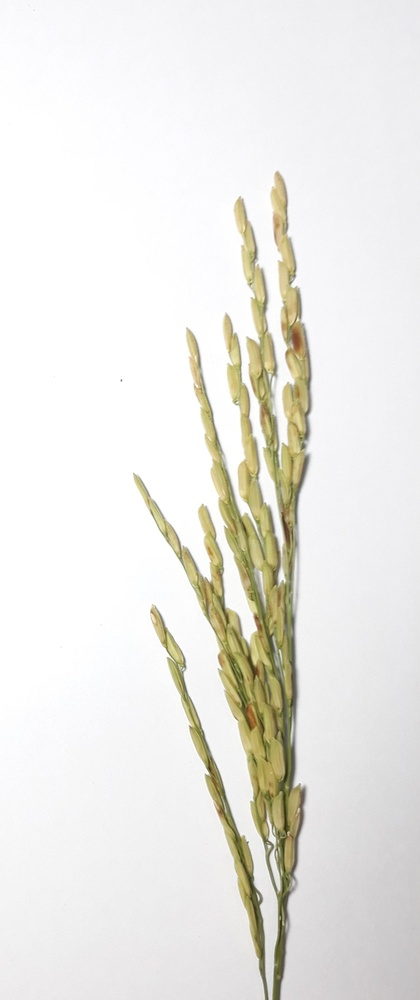
#> input picture TEST_DATA/lua.jpg, 420 x 1000 px, shrunk from 1712 x 4079 before the run
$ python -i remove_white.py   (imports and definitions only)
#> lines starting #> are read from the running program, lines starting #| are printed output that depends on the picture; after the words box and inside, x2 and y2 are one past the last pixel; in counts of white or black regions, pixels touching at a corner belong together
#> further down, picture is the input picture: shape (1000, 420, 3); mean B, G, R 228.7, 233.7, 234.9


import cv2 as cv
import os
import numpy as np

def nothing(x):
    pass

# [9 lines not run here, left out]

def remove_white(img):

    minH = cv.getTrackbarPos("min-H", "remmove_white")
    minS = cv.getTrackbarPos("min-S", "remmove_white")
    minV = cv.getTrackbarPos("min-V", "remmove_white")
    maxH = cv.getTrackbarPos("max-H", "remmove_white")
    maxS = cv.getTrackbarPos("max-S", "remmove_white")
    maxV = cv.getTrackbarPos("max-V", "remmove_white")

    min = np.array([minH, minS, minV])
    max = np.array([maxH, maxS, maxV])

    hsv = cv.cvtColor(img, cv.COLOR_BGR2HSV)
#> hsv: shape (1000, 420, 3); mean H, S, V 59.9, 11.4, 235.6
    cv.imshow("hsv", hsv)

    mask = cv.inRange(hsv, min, max)
#> mask: shape (1000, 420); every value is 0

    kernel = np.ones((3,3), np.uint8)
    ret, thresh = cv.threshold(mask, 127, 255, cv.THRESH_BINARY_INV)
#> thresh: shape (1000, 420); every value is 255

    dilate = cv.dilate(thresh,(10,10), 3)
    opening = cv.morphologyEx(dilate, cv.MORPH_OPEN, kernel, iterations=2)

    bitwise = cv.bitwise_or(img, img, mask=opening)
    cv.imshow("bit9" , bitwise)

    gray = cv.cvtColor(bitwise, cv.COLOR_BGR2GRAY)
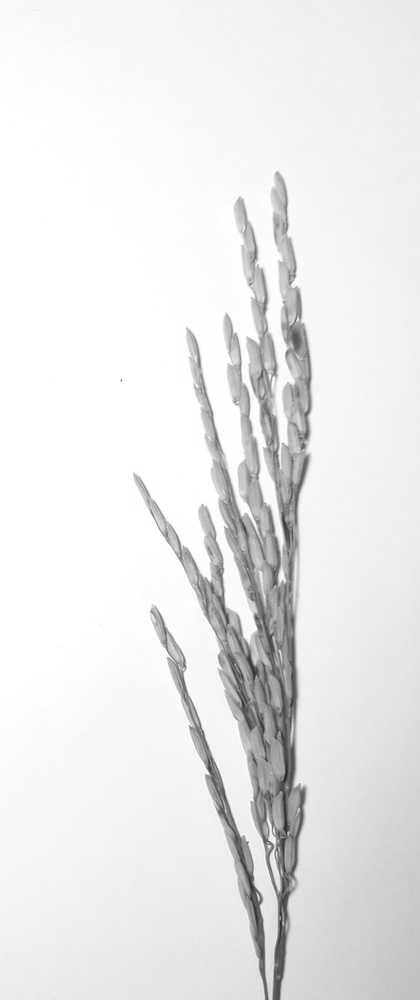
#> gray: shape (1000, 420); min 39, max 255, mean 233.4
    canny = cv.Canny(gray, 120,175,3)
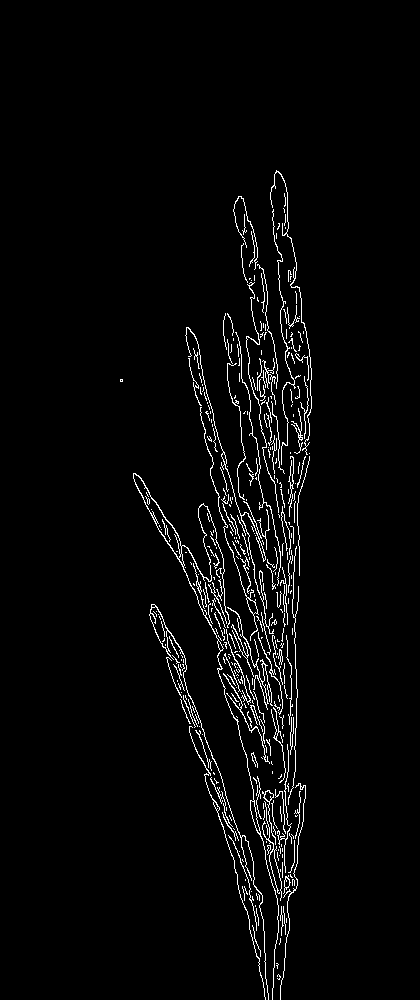
#> canny: shape (1000, 420); 3% white in thin lines or dots, all inside (x1, y1, x2, y2) = (120, 170, 312, 1000)

    adaptive = cv.adaptiveThreshold(gray,255,cv.ADAPTIVE_THRESH_GAUSSIAN_C, cv.THRESH_BINARY_INV,3,2)
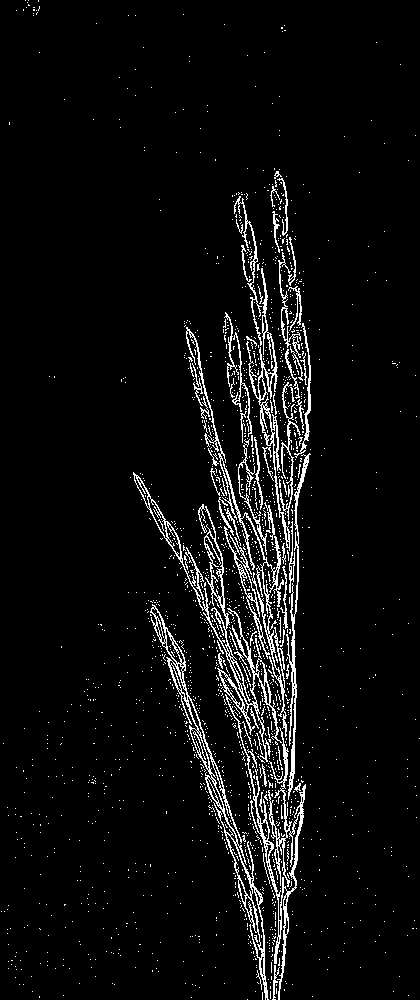
#> adaptive: shape (1000, 420); 5.3% white in thin lines or dots

    dilate = cv.dilate(adaptive, (10, 10), 3)
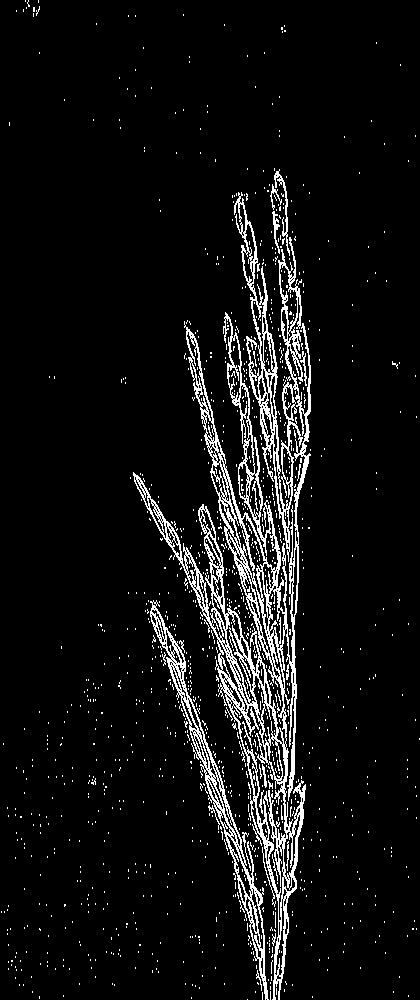
#> dilate: shape (1000, 420); 6.9% white in thin lines or dots

    ret, thresh1 = cv.threshold(mask, 127, 255, cv.THRESH_BINARY_INV)

    thresh2 = cv.morphologyEx(thresh1, cv.MORPH_CLOSE, kernel, iterations=2)

    contours, hierarchies = cv.findContours(thresh2, cv.RETR_EXTERNAL, cv.CHAIN_APPROX_NONE)
#> contours = 1 contour; box (x1, y1, x2, y2) and area: (0, 0, 420, 1000) 418581

    for cnt in contours:
        area = cv.contourArea(cnt)
        if area >= 50:
            cv.drawContours(img, [cnt],-1, (0,255,0), 2)
#> this loop made 1 pass
#> area on pass 1: 418581
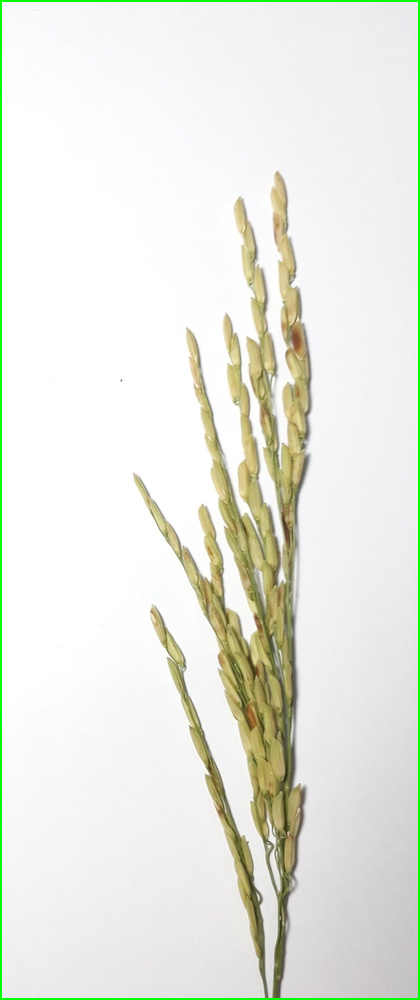
#> img: shape (1000, 420, 3); 1.35% of pixels changed, all inside (x1, y1, x2, y2) = (0, 0, 420, 1000)

    # cv.imshow("cannys", canny)
    # cv.imshow("adaptive", thresh2 )
    # cv.imshow("testting", img)

    return contours

>>> import cv2
>>> picture = cv2.imread('TEST_DATA/lua.jpg')
>>> result = remove_white(picture)
#> result has the same summary as contours in remove_white
